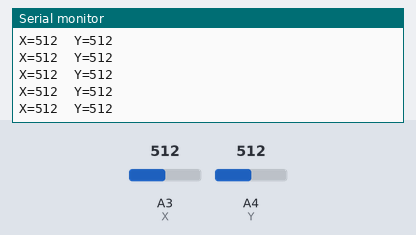
This sketch was run on a simulated Arduino Uno, built with avr-gcc and run on an emulated ATmega328P. Parts: the last lines printed to the serial monitor. The test bench sets the inputs (shaded band); at power-on: A3 (X) = 512, A4 (Y) = 512.

Above: at 1.2 s.
1.3 s: A3 (X) set to 716
At 1.31 s:
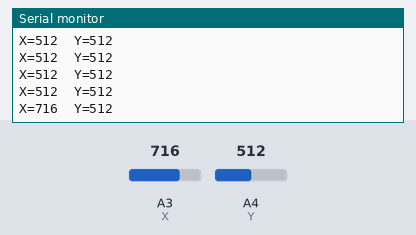
2.8 s: A4 (Y) set to 716
At 2.82 s:
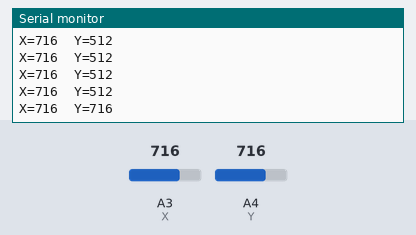
4.3 s: A3 (X) set to 900
At 4.33 s:
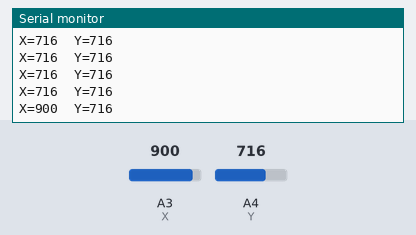
5.8 s: A4 (Y) set to 900
At 5.84 s:
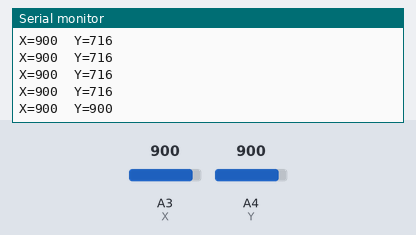
Timing chart, 0 to 8.3 s (numbered marks = the images above; inputs shaded):
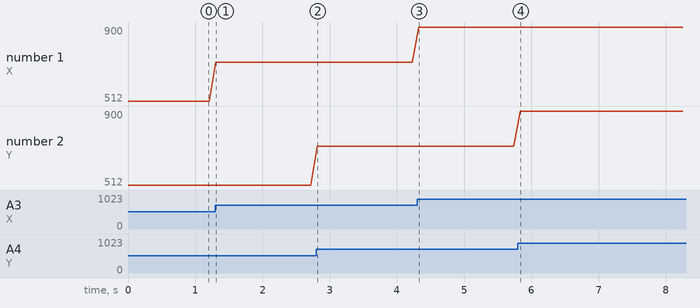

The sketch:

06_joystick_test.ino
```cpp
// 06_joystick_test — raw X/Y. Note the centre values, the extremes and which
// way is "forward". Forward should INCREASE Y; if not, set JOY_INVERT_Y = true.
// Right should INCREASE X; if not, set JOY_INVERT_X = true.
const uint8_t X = A3, Y = A4;
void setup() { Serial.begin(115200); }
void loop() {
  Serial.print(F("X=")); Serial.print(analogRead(X));
  Serial.print(F("  Y=")); Serial.println(analogRead(Y));
  delay(100);
}
```

Measured:
- after the input at 1.3 s, the serial monitor: prints a new line at once (image 1)
- after the input at 2.8 s, the serial monitor: prints a new line at once (image 2)
- after the input at 4.3 s, the serial monitor: prints a new line at once (image 3)
- after the input at 5.8 s, the serial monitor: prints a new line at once (image 4)
- plotted number 1: 512 → 716 after the input at 1.3 s, 716 → 900 after the input at 4.3 s
